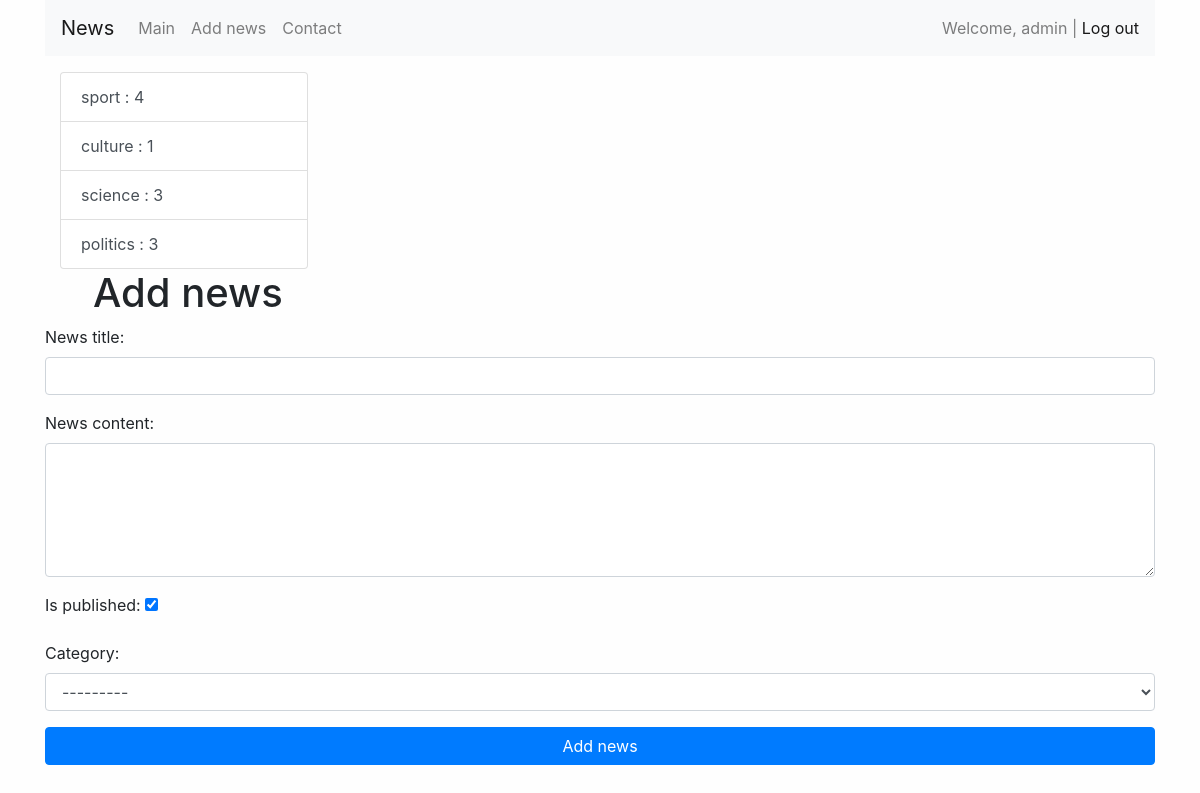
The page /news/add_news/ (signed in) on the database its author committed.
### news/models.py (models this page shows)
class Category(models.Model):
    title = models.CharField(max_length=150, db_index=True, verbose_name="category name")
    def __str__(self):
        return self.title
    def get_absolute_url(self):
        context = {
            "category_id": self.pk
        }
        return reverse('category', kwargs=context)
    class Meta(object):
        verbose_name = 'category'
        verbose_name_plural = 'categories'
        ordering = ['title']

### news/views.py (the view)
# urls.py: path('news/add_news/', CreateNews.as_view(), name='add_news'),
class CreateNews(LoginRequiredMixin, CreateView):
    raise_exception = True
    form_class = NewsForm
    template_name = 'news/add_news.html'

### news/forms.py (shortened to what this page needs)
class NewsForm(forms.ModelForm):
    class Meta:
        model = News
        fields = ['title', 'content', 'is_published', 'category']
        widgets = {
            'title': forms.TextInput(attrs={'class': 'form-control'}),
            'content': forms.Textarea(attrs={'class': 'form-control', 'rows': 5}),
            'category': forms.Select(attrs={'class': 'form-control', }),
        }

### news/templatetags/news_tags.py (called while the page is built)
@register.inclusion_tag('news/list_categories.html')
def show_categories():
    categories = Category.objects.annotate(cnt=Count('news', filter=F('news__is_published'))).filter(cnt__gt=0)
    context = {
        'categories': categories,
    }
    return context

### news/templates/news/add_news.html (shortened to what this page needs)
{% extends "base.html" %}
{% block sidebar %}
{% include 'inc/_sidebar.html' %}
{% endblock %}
{% block content %}
<div class="col md=9">
<div class="ml-5">
<h1>Add news</h1>
</div>
<form action="{% url 'add_news' %}" method="post">
  {{form.as_p}}
    <button type="submit" class="btn btn-primary btn-block">Add news</button>
</form>
</div>
{% endblock %}

### templates/inc/_nav.html (shortened to what this page needs)
<div class="container ml=100 ">
    <nav class="navbar navbar-expand-lg navbar-light bg-light">
      <a class="navbar-brand" href="{% url 'home' %}">News</a>
      <div class="collapse navbar-collapse" id="navbarSupportedContent">
        <ul class="navbar-nav mr-auto">
          <li class="nav-item">
            <a class="nav-link" href="{% url 'home' %}">Main</a>
          </li>
          {% if request.user.is_authenticated %}
          <li class="nav-item">
            <a class="nav-link" href="{% url 'add_news' %}">Add news</a>
          </li>
          <li class="nav-item">
            <a class="nav-link" href="{% url 'contact' %}">Contact</a>
          </li>
          {% endif %}
        </ul>
        <span class="navbar-text">
          {% if request.user.is_authenticated %}
          Welcome, {{ user.username }} | <a href="{% url 'logout' %}">Log out</a>
          {% else %}
          <a class="nav-link" href="{% url 'register' %}">Register</a>
          <a class="nav-link" href="{% url 'login' %}">Log in</a>
          {% endif %}
        </span>
      </div>
    </nav>
</div>

### news/templates/news/list_categories.html
<div class="col-md-3">
  <div class="list-group">
    {% for item in categories %}
    <a href="{{ item.get_absolute_url }}" class="list-group-item list-group-item-action">{{item.title}} : {{item.cnt}}</a>
    {% endfor %}
  </div>
</div>

### mysite/static/css/style.css (style rules this page uses)
body { background-color: #fefefe; }

### rows shown on the page
Category: title "sport", cnt "4"
Category: title "culture", cnt "1"
Category: title "science", cnt "3"
Category: title "politics", cnt "3"

### other values the page prints
{{ user.username }} "admin"
